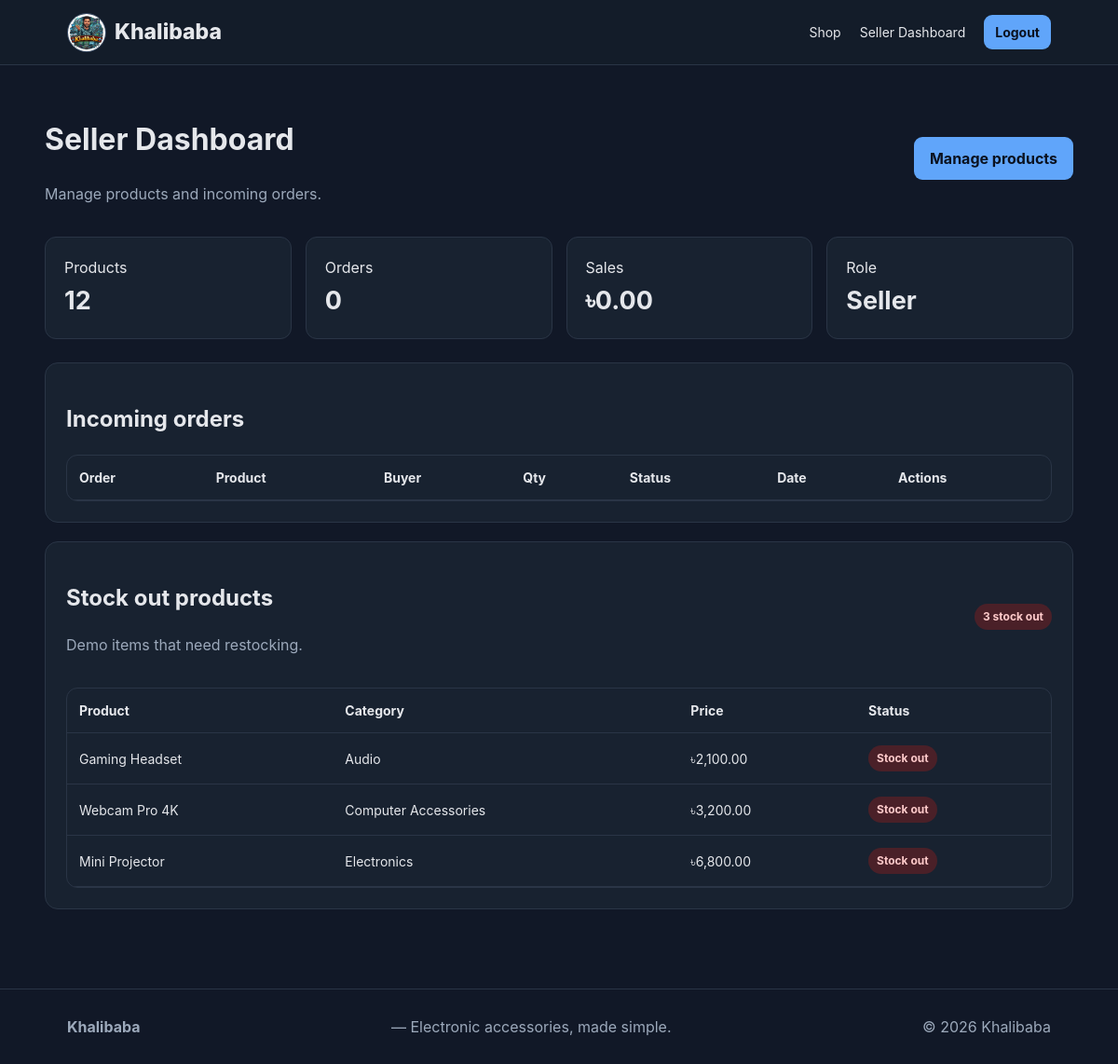
Page /seller/dashboard.php (signed in) on the earlier database version.
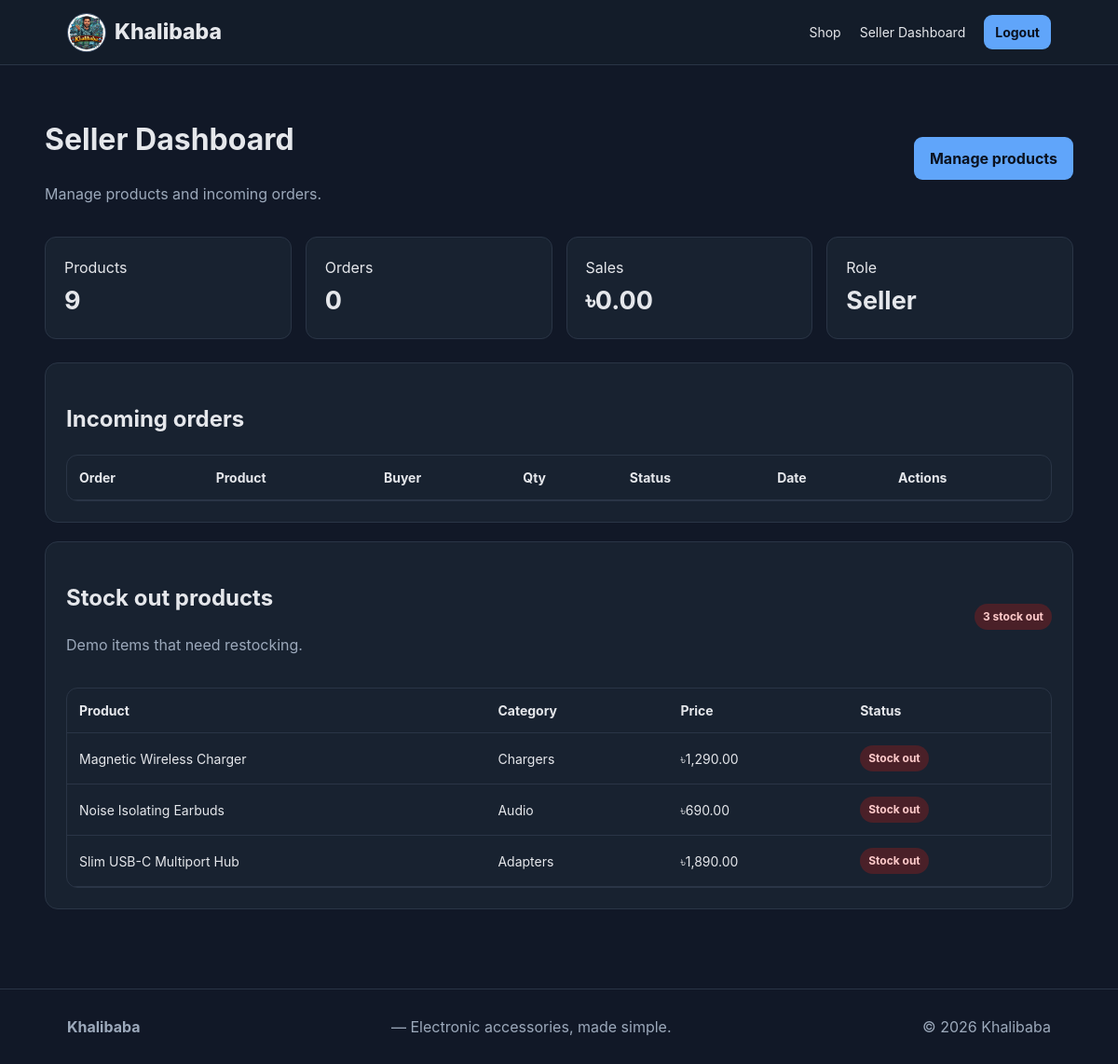
Same page on the later database version.
### tables this page shows
CREATE TABLE products (
    id INT AUTO_INCREMENT PRIMARY KEY,
    seller_id INT NOT NULL,
    name VARCHAR(150) NOT NULL,
    category VARCHAR(80) NOT NULL,
    description TEXT,
    price DECIMAL(10,2) NOT NULL,
    stock INT NOT NULL DEFAULT 0,
    image VARCHAR(255) DEFAULT NULL,
    brand VARCHAR(80) NOT NULL DEFAULT '', specifications TEXT, warranty VARCHAR(100) NOT NULL DEFAULT '',
    status ENUM('Pending','Approved','Rejected','Hidden') NOT NULL DEFAULT 'Approved',
    created_at TIMESTAMP DEFAULT CURRENT_TIMESTAMP,
    FOREIGN KEY (seller_id) REFERENCES users(id) ON DELETE CASCADE
);

### includes/config.php (called while the page is built, shortened)
<?php
function e($value) {
    return htmlspecialchars($value ?? '', ENT_QUOTES, 'UTF-8');
}
function taka($amount) {
    return "৳" . number_format((float)$amount, 2);
}
?>

### seller/dashboard.php (the view, shortened to what this page needs)
<?php
require_once "../includes/config.php";requireRole('seller');$sid=$_SESSION['user']['id'];
$stmt=$conn->prepare("SELECT COUNT(*) c FROM products WHERE seller_id=?");$stmt->bind_param("i",$sid);$stmt->execute();$products=$stmt->get_result()->fetch_assoc()['c'];
$stmt=$conn->prepare("SELECT COUNT(DISTINCT order_id) c FROM order_items WHERE seller_id=?");$stmt->bind_param("i",$sid);$stmt->execute();$orders=$stmt->get_result()->fetch_assoc()['c'];
$stmt=$conn->prepare("SELECT COALESCE(SUM(oi.quantity*oi.unit_price),0) total FROM order_items oi WHERE seller_id=?");$stmt->bind_param("i",$sid);$stmt->execute();$sales=$stmt->get_result()->fetch_assoc()['total'];
$stmt=$conn->prepare("SELECT name,category,price FROM products WHERE seller_id=? AND stock=0 ORDER BY created_at DESC");$stmt->bind_param("i",$sid);$stmt->execute();$stockOut=$stmt->get_result();
$pageTitle="Seller Dashboard";include "../includes/header.php"; ?>
<div class="section-head"><div><h1>Seller Dashboard</h1><p class="muted">Manage products and incoming orders.</p></div><a class="btn" href="products.php">Manage products</a></div>
<div class="stats"><div class="stat">Products<b><?=$products?></b></div><div class="stat">Orders<b><?=$orders?></b></div><div class="stat">Sales<b><?=taka($sales)?></b></div><div class="stat">Role<b>Seller</b></div></div>
<div class="panel"><h2>Incoming orders</h2><div class="table-wrap"><table class="table"><tr><th>Order</th><th>Product</th><th>Buyer</th><th>Qty</th><th>Status</th><th>Date</th><th>Actions</th></tr>
</table></div></div>
<div class="panel" style="margin-top:20px"><div class="section-head"><div><h2>Stock out products</h2><p class="muted">Demo items that need restocking.</p></div><span class="badge stock-out"><?=$stockOut->num_rows?> stock out</span></div>
<?php if($stockOut->num_rows): ?><div class="table-wrap"><table class="table"><tr><th>Product</th><th>Category</th><th>Price</th><th>Status</th></tr><?php while($p=$stockOut->fetch_assoc()): ?><tr><td><?=e($p['name'])?></td><td><?=e($p['category'])?></td><td><?=taka($p['price'])?></td><td><span class="badge stock-out">Stock out</span></td></tr><?php endwhile; ?></table></div><?php else: ?><p class="muted">No products are currently out of stock.</p><?php endif; ?></div>
<?php include "../includes/footer.php"; ?>

### includes/header.php (shortened to what this page needs)
<?php require_once __DIR__ . "/config.php"; ?>
<!DOCTYPE html>
<html lang="en">
<head>
<link rel="stylesheet" href="/Khalibaba/assets/css/style.css">
</head>
<body>
<header class="topbar">
  <a class="brand" href="/Khalibaba/index.php"><img src="/Khalibaba/assets/images/khalibaba-logo.jpeg" alt="Khalibaba logo"> <span>Khalibaba</span></a>
  <nav>
    <a href="/Khalibaba/index.php">Shop</a>
    <?php if (isset($_SESSION['user']) && $_SESSION['user']['role'] === 'buyer'): ?>
      <a href="/Khalibaba/buyer/cart.php">Cart</a>
      <a href="/Khalibaba/buyer/dashboard.php">Dashboard</a>
      <a href="/Khalibaba/buyer/support.php">Support</a>
    <?php elseif (isset($_SESSION['user']) && $_SESSION['user']['role'] === 'seller'): ?>
      <a href="/Khalibaba/seller/dashboard.php">Seller Dashboard</a>
    <?php elseif (isset($_SESSION['user']) && $_SESSION['user']['role'] === 'admin'): ?>
      <a href="/Khalibaba/admin/dashboard.php">Admin Dashboard</a>
    <?php endif; ?>
    <?php if (isset($_SESSION['user'])): ?>
      <a class="btn small" href="/Khalibaba/auth/logout.php">Logout</a>
    <?php else: ?>
      <a href="/Khalibaba/auth/login.php">Login</a>
      <a class="btn small" href="/Khalibaba/auth/register.php">Register</a>
      <a class="btn small secondary" href="/Khalibaba/admin/login.php">Admin login</a>
    <?php endif; ?>
  </nav>
</header>
<main class="container">

### includes/footer.php (shortened to what this page needs)
</main>
<footer>
  <strong>Khalibaba</strong> — Electronic accessories, made simple.
  <span>© <?= date('Y') ?> Khalibaba</span>
</footer>
</body>
</html>

### assets/css/style.css (style rules this page uses)
:root { --ink:#18212f;--muted:#697586;--line:#e7ebf0;--bg:#f7f9fc;--card:#fff;--accent:#2563eb;--accent2:#0f172a;--danger:#dc2626;--success:#15803d }
* { box-sizing:border-box }
body { margin:0;font-family:Inter,Arial,sans-serif;color:var(--ink);background:var(--bg);line-height:1.5 }
a { text-decoration:none;color:inherit }
.topbar { height:70px;background:#fff;border-bottom:1px solid var(--line);display:flex;align-items:center;justify-content:space-between;padding:0 6%;position:sticky;top:0;z-index:10 }
.brand { font-size:23px;font-weight:800 }
.brand span { display:inline-grid;place-items:center;width:34px;height:34px;background:var(--accent);color:#fff;border-radius:9px;margin-right:6px }
.topbar nav { display:flex;gap:20px;align-items:center;font-size:14px }
.btn { display:inline-block;background:var(--accent);color:#fff;border:0;padding:11px 17px;border-radius:9px;cursor:pointer;font-weight:700 }
.btn.small { padding:8px 12px }
.container { width:min(1120px,92%);margin:0 auto;padding:35px 0 }
.section-head { display:flex;justify-content:space-between;align-items:center;margin-bottom:18px }
.muted { color:var(--muted) }
.table-wrap { overflow:auto;background:#fff;border:1px solid var(--line);border-radius:12px }
.table { width:100%;border-collapse:collapse }
.table th,.table td { padding:13px;text-align:left;border-bottom:1px solid var(--line);font-size:14px }
.badge { display:inline-block;padding:5px 9px;border-radius:99px;font-size:12px;font-weight:700;background:#eef2ff;color:#3730a3 }
.stats { display:grid;grid-template-columns:repeat(4,1fr);gap:15px;margin-bottom:25px }
.stat { background:#fff;border:1px solid var(--line);border-radius:12px;padding:20px }
.stat b { display:block;font-size:27px;margin-top:4px }
.panel { background:#fff;border:1px solid var(--line);border-radius:14px;padding:22px }
footer { border-top:1px solid var(--line);padding:28px 6%;color:var(--muted);display:flex;justify-content:space-between;margin-top:50px }
:root { --ink:#e5e7eb;--muted:#9ca9bb;--line:#2a3546;--bg:#111827;--card:#182230;--accent:#60a5fa;--danger:#f87171;--success:#4ade80 }
.topbar { background:#131c29 }
.brand span { color:#0b1220 }
.btn { color:#0b1220 }
.form-card,.table-wrap,.stat,.panel,.detail { background:var(--card) }
.badge { background:#293553;color:#c7d2fe }
.badge.Cancelled,.badge.stock-out { background:#4a2028;color:#fecaca }
.brand { display:flex;align-items:center;gap:9px }
.brand img { width:42px;height:42px;object-fit:cover;border-radius:50%;border:1px solid #3c4e68 }
.brand span { width:auto;height:auto;margin:0;background:none;color:var(--ink);display:inline;font-size:23px }

Differences in the rows shown:
removed products: name "Gaming Headset", category "Audio", price "৳2,100.00"
removed products: name "Webcam Pro 4K", category "Computer Accessories", price "৳3,200.00"
removed products: name "Mini Projector", category "Electronics", price "৳6,800.00"
now on this page (row edited): products: name "Magnetic Wireless Charger", category "Chargers", price "৳1,290.00"
now on this page (row edited): products: name "Noise Isolating Earbuds", category "Audio", price "৳690.00"
now on this page (row edited): products: name "Slim USB-C Multiport Hub", category "Adapters", price "৳1,890.00"
Other differences:
$products: "12" → "9"
